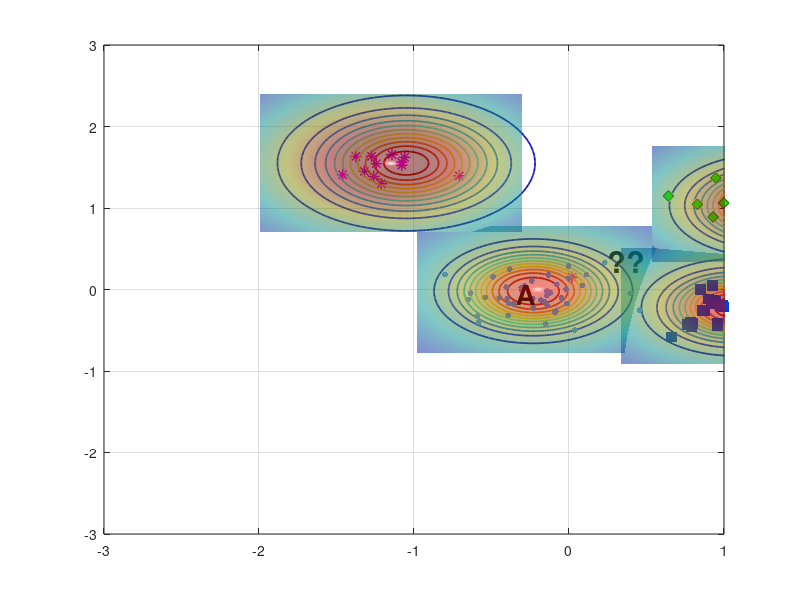

Reproduce this figure in MATLAB. (Note: this script raises an error after producing the figure.)
%% Reproduce EVM-style demo figure (no toolboxes)
clear; close all; clc; rng(7);

% ---------- 1) 合成四类二维数据 ----------
% 类中心（大致对应图中位置）
C_star  = [-1.15  1.55];   % 红色星
C_diam  = [ 1.25  1.05];   % 绿色菱形
C_square= [ 1.05 -0.20];   % 蓝色方块
C_dot   = [-0.20  0.00];   % 蓝色小点（被 A 标注影响的那簇）

% 协方差（控制每簇形状）
S = @(sx,sy,rho)[sx^2 rho*sx*sy; rho*sx*sy sy^2];
Sig_star   = S(0.18,0.20, 0.05);
Sig_diam   = S(0.22,0.18,-0.10);
Sig_square = S(0.20,0.16, 0.05);
Sig_dot    = S(0.25,0.18, 0.00);

% 从高斯采样（不用 mvnrnd）
sample = @(N,mu,SIG) (randn(N,2)*chol(SIG,'lower') + mu);

X_star   = sample(12,C_star,   Sig_star);
X_diam   = sample(30,C_diam,   Sig_diam);
X_square = sample(28,C_square, Sig_square);
X_dot    = sample(45,C_dot,    Sig_dot);

% 加一个“离群星”靠近 A（见原图左中）
X_star = [X_star; 0.02 0.15];

% ---------- 2) 底面散点与样式 ----------
figure('Color','w','Position',[100,100,800,600]);
hold on; box on; grid on;
z0 = 0; % 所有散点都放在 z=0 的平面

scatter3(X_dot(:,1),   X_dot(:,2),   z0+zeros(size(X_dot,1),1),   18, [0.35 0.60 1.00], 'filled');  % 蓝色小点
scatter3(X_diam(:,1),  X_diam(:,2),  z0+zeros(size(X_diam,1),1),  60, 'g', 'd', 'filled', 'MarkerEdgeColor',[0 0.45 0]); % 绿菱形
scatter3(X_square(:,1),X_square(:,2),z0+zeros(size(X_square,1),1),60, [0 0.25 0.85], 's', 'filled'); % 蓝方块
scatter3(X_star(:,1),  X_star(:,2),  z0+zeros(size(X_star,1),1),  70, [1 0 1], '*', 'LineWidth',1.0); % 洋红星

% ---------- 3) ψ-model 等值环（彩色同心） ----------
% 采用带形状参的径向函数 psi(r) = exp(-(r/s)^t)
psi = @(X,Y,cx,cy,s,t) exp( - ( sqrt((X-cx).^2 + (Y-cy).^2) ./ s ).^t );

% 选几处“极端向量/代表点”（包含 A 所在）
EV = [ -0.23 -0.02 ;   % A 对应蓝点极端向量
        1.06 -0.22 ;   % 蓝方块
        1.28  1.03 ;   % 绿菱形
       -1.05  1.55 ];  % 红星
scale = [0.42, 0.36, 0.40, 0.48];   % 各自 scale
shape = [2.6,  2.2,  2.4,  2.0];    % 各自 shape

% 网格
[xg,yg] = meshgrid(linspace(-3,3,400));
colormap(jet); caxis([0 1]);

% 等高线层级（红到蓝：高到低）
levels = linspace(1.0,0.05,12);

for k = 1:size(EV,1)
    Z = psi(xg,yg,EV(k,1),EV(k,2),scale(k),shape(k));
    [~, h] = contour(xg,yg,Z,levels);    % 直接画在底面，保持颜色映射
    set(h,'LineWidth',1.25);

    % 将等高线明确压到 z=0（兼容不同 MATLAB 版本）
    ch = get(h,'Children');
    for ic = 1:numel(ch)
        zd = get(ch(ic),'ZData');
        if ~isempty(zd)
            set(ch(ic),'ZData',zeros(size(zd))); % 强制贴在 z=0
        end
    end
end

% 标出 A 与问号
text(-0.34,-0.06,0.02,'A','FontWeight','bold','FontSize',20,'Color','k');
text( 0.25, 0.35,0.03,'??','FontWeight','bold','FontSize',22,'Color','k');
text( 2.90,-0.05,0.03,'?','FontWeight','bold','FontSize',22,'Color','k');

% ---------- 4) 上方半透明“钟形面”（表示类支持/概率） ----------
% 用四个高斯穹顶，中心与各簇一致
gauss2 = @(X,Y,cx,cy,s) exp(-((X-cx).^2 + (Y-cy).^2)/(2*s^2));
tops  = {C_star, C_diam, C_square, C_dot};
sigT  = [0.65 0.55 0.55 0.60];
amp   = [1.05 0.95 0.90 0.85];

% 抬高穹顶，并缩小每个穹顶的覆盖范围（为每个穹顶使用局部网格）
zlift      = 0.18;   % 统一抬高量（不改变颜色映射）
spanFactor = 1.3;    % 每个穹顶半宽 = spanFactor * sigma（越小覆盖越小）
gridN      = 121;    % 局部网格分辨率

for i=1:4
    cx = tops{i}(1); cy = tops{i}(2);
    span = spanFactor * sigT(i);
    [xgi,ygi] = meshgrid(linspace(cx - span, cx + span, gridN), ...
                         linspace(cy - span, cy + span, gridN));

    Zt = amp(i) * gauss2(xgi,ygi,cx,cy,sigT(i));
    % 用 Zt 作为颜色，Zt+zlift 作为高度，从而抬高且保留原色
    s1 = surf(xgi,ygi, Zt + zlift, Zt, 'EdgeColor','none', 'FaceAlpha',0.5);
end
shading interp; camlight headlight; lighting gouraud;

% ---------- 5) 轴、视角与观感 ----------
xlim([-3 1]); ylim([]); zlim([0 1.25]); view(-67,22);
axis vis3d; daspect([1 1 0.8]);
set(gca,'FontName','Times New Roman','FontSize',12,'LineWidth',1);
% xlabel('x'); ylabel('y'); zlabel('score / \psi');

% 网格和背景风格
grid on; 
% set(gca,'GridAlpha',0.2,'MinorGridAlpha',0.2);
